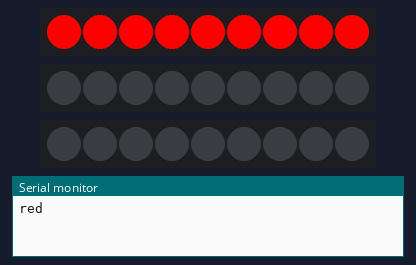
This sketch was run on a simulated ESP8266 (NodeMCU). On the bench: 3 × 9 RGB LEDs in strip order, left to right, the last lines printed to the serial monitor.

Above: at 0.1 s.
At 5.1 s:
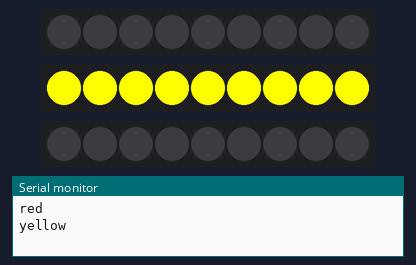
At 7.6 s:
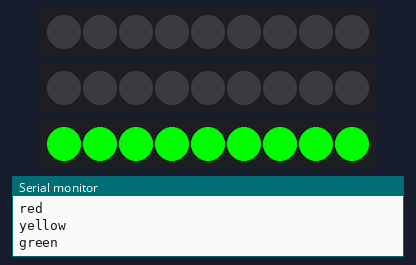

The sketch:

3_lights_interval.ino
```cpp
#include <Adafruit_NeoPixel.h>

#define RED_PIN D8    // Pin for red LEDs
#define YELLOW_PIN D4 // Pin for yellow LEDs
#define GREEN_PIN D5  // Pin for green LEDs
#define NUMPIXELS 9   // Number of LEDs in each strip
#define INTERVAL 5000 // 5 seconds (5000 milliseconds) interval

// Create NeoPixel objects
Adafruit_NeoPixel redPixels(NUMPIXELS, RED_PIN, NEO_GRB + NEO_KHZ800);
Adafruit_NeoPixel yellowPixels(NUMPIXELS, YELLOW_PIN, NEO_GRB + NEO_KHZ800);
Adafruit_NeoPixel greenPixels(NUMPIXELS, GREEN_PIN, NEO_GRB + NEO_KHZ800);

// Color definitions
uint32_t RED = redPixels.Color(255, 0, 0);
uint32_t YELLOW = yellowPixels.Color(255, 255, 0);
uint32_t GREEN = greenPixels.Color(0, 255, 0);
uint32_t OFF = redPixels.Color(0, 0, 0);

void setup() {
  Serial.begin(115200);
  redPixels.begin();
  yellowPixels.begin();
  greenPixels.begin();
  clearAll(); // Start with all lights off
}

void loop() {
  Serial.println("red");
  setRed();
  delay(INTERVAL);

  Serial.println("yellow");
  setYellow();
  delay(INTERVAL / 2);

  Serial.println("green");
  setGreen();
  delay(INTERVAL);
}

// Function to turn on red light and turn off others
void setRed() {
  for (int i = 0; i < NUMPIXELS; i++) {
    redPixels.setPixelColor(i, RED);
    yellowPixels.setPixelColor(i, OFF);
    greenPixels.setPixelColor(i, OFF);
  }
  redPixels.show();
  yellowPixels.show();
  greenPixels.show();
}

// Function to turn on yellow light and turn off others
void setYellow() {
  for (int i = 0; i < NUMPIXELS; i++) {
    redPixels.setPixelColor(i, OFF);
    yellowPixels.setPixelColor(i, YELLOW);
    greenPixels.setPixelColor(i, OFF);
  }
  redPixels.show();
  yellowPixels.show();
  greenPixels.show();
}

// Function to turn on green light and turn off others
void setGreen() {
  for (int i = 0; i < NUMPIXELS; i++) {
    redPixels.setPixelColor(i, OFF);
    yellowPixels.setPixelColor(i, OFF);
    greenPixels.setPixelColor(i, GREEN);
  }
  redPixels.show();
  yellowPixels.show();
  greenPixels.show();
}

// Function to turn off all LEDs
void clearAll() {
  for (int i = 0; i < NUMPIXELS; i++) {
    redPixels.setPixelColor(i, OFF);
    yellowPixels.setPixelColor(i, OFF);
    greenPixels.setPixelColor(i, OFF);
  }
  redPixels.show();
  yellowPixels.show();
  greenPixels.show();
}
```

Measured:
- by itself, everything shown: repeats every 12.5 s, in 3 steps
- what the display in image 1 shows lasts 2.5 s, from 5.0 s to 7.5 s
- what the display in image 2 shows lasts 5.0 s, from 7.5 s to 12.5 s
